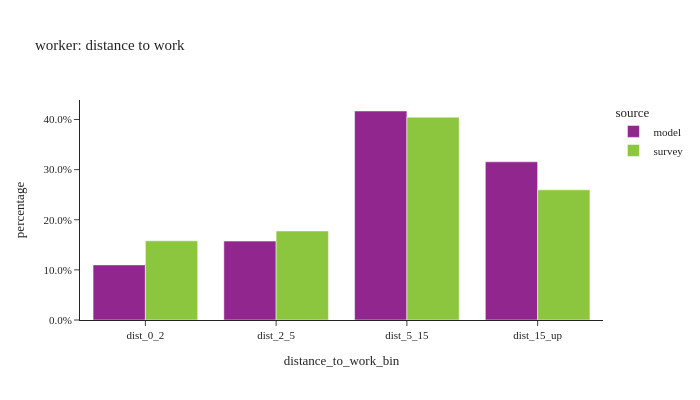
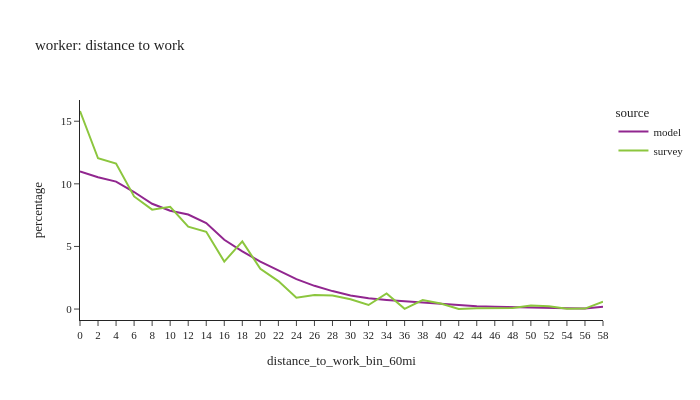

The code cell stored with these charts, in order, in its notebook:
### Code cell
# plot1
util.plot_share_barchart(per_data, 'person_weight', 'distance_to_work_bin', title="worker: distance to work")

# plot2
df_plot = per_data.groupby(['source','distance_to_work_bin_60mi'], observed=True)['person_weight'].sum().reset_index()
df_plot['percentage'] = df_plot.groupby(['source'], group_keys=False)['person_weight'].\
            apply(lambda x: 100 * x / float(x.sum()))
# df_plot
#
fig2 = px.line(df_plot, x='distance_to_work_bin_60mi', y="percentage", color="source",
                title="worker: distance to work")
fig2.for_each_annotation(lambda a: a.update(text = a.text.split("=")[-1]))
fig2.update_layout(height=400, width=700, font=dict(size=11))
fig2.show()

### Figure 1 — Plotly figure (JSON) as saved in the notebook; plotly's stock layout.template omitted (floating-point values rounded to 4 significant figures)
{"data": [{"alignmentgroup": "True", "customdata": [[217400.0, 217400.0], [311200.0, 311200.0], [824500.0, 824500.0], [624000.0, 624000.0]], "hovertemplate": "source=model<br>distance_to_work_bin=%{x}<br>percentage=%{y}<br>weighted_sum=%{customdata[0]}<br>sample_size=%{customdata[1]}<extra></extra>", "legendgroup": "model", "marker": {"color": "#91268F", "pattern": {"shape": ""}}, "name": "model", "offsetgroup": "model", "orientation": "v", "showlegend": true, "textposition": "auto", "type": "bar", "x": ["dist_0_2", "dist_2_5", "dist_5_15", "dist_15_up"], "xaxis": "x", "y": [0.11, 0.1574, 0.417, 0.3156], "yaxis": "y"}, {"alignmentgroup": "True", "customdata": [[285100.0, 664.0], [320500.0, 623.0], [730500.0, 1068.0], [468800.0, 589.0]], "hovertemplate": "source=survey<br>distance_to_work_bin=%{x}<br>percentage=%{y}<br>weighted_sum=%{customdata[0]}<br>sample_size=%{customdata[1]}<extra></extra>", "legendgroup": "survey", "marker": {"color": "#8CC63E", "pattern": {"shape": ""}}, "name": "survey", "offsetgroup": "survey", "orientation": "v", "showlegend": true, "textposition": "auto", "type": "bar", "x": ["dist_0_2", "dist_2_5", "dist_5_15", "dist_15_up"], "xaxis": "x", "y": [0.158, 0.1776, 0.4047, 0.2597], "yaxis": "y"}], "layout": {"barmode": "group", "height": 400, "legend": {"title": {"text": "source"}, "tracegroupgap": 0}, "title": {"text": "worker: distance to work"}, "width": 700, "xaxis": {"anchor": "y", "domain": [0.0, 1.0], "title": {"text": "distance_to_work_bin"}}, "yaxis": {"anchor": "x", "domain": [0.0, 1.0], "tickformat": ".1%", "title": {"text": "percentage"}}}}

### Figure 2 — Plotly figure (JSON) as saved in the notebook; plotly's stock layout.template omitted (floating-point values rounded to 4 significant figures)
{"data": [{"hovertemplate": "source=model<br>distance_to_work_bin_60mi=%{x}<br>percentage=%{y}<extra></extra>", "legendgroup": "model", "line": {"color": "#91268F", "dash": "solid"}, "marker": {"symbol": "circle"}, "mode": "lines", "name": "model", "orientation": "v", "showlegend": true, "type": "scatter", "x": ["0", "2", "4", "6", "8", "10", "12", "14", "16", "18", "20", "22", "24", "26", "28", "30", "32", "34", "36", "38", "40", "42", "44", "46", "48", "50", "52", "54", "56", "58"], "xaxis": "x", "y": [11.0, 10.53, 10.17, 9.347, 8.409, 7.856, 7.552, 6.865, 5.531, 4.614, 3.786, 3.058, 2.392, 1.855, 1.434, 1.087, 0.8609, 0.733, 0.6324, 0.5321, 0.4079, 0.3243, 0.226, 0.1801, 0.1389, 0.1003, 0.08937, 0.06095, 0.04694, 0.1791], "yaxis": "y"}, {"hovertemplate": "source=survey<br>distance_to_work_bin_60mi=%{x}<br>percentage=%{y}<extra></extra>", "legendgroup": "survey", "line": {"color": "#8CC63E", "dash": "solid"}, "marker": {"symbol": "circle"}, "mode": "lines", "name": "survey", "orientation": "v", "showlegend": true, "type": "scatter", "x": ["0", "2", "4", "6", "8", "10", "12", "14", "16", "18", "20", "22", "24", "26", "28", "30", "32", "34", "36", "38", "40", "42", "44", "46", "48", "50", "52", "54", "56", "58"], "xaxis": "x", "y": [15.82, 12.04, 11.61, 8.994, 7.937, 8.171, 6.574, 6.166, 3.787, 5.405, 3.215, 2.237, 0.9039, 1.124, 1.077, 0.7846, 0.3229, 1.243, 0.02088, 0.716, 0.4383, 0.004462, 0.06698, 0.08455, 0.09411, 0.2838, 0.2177, 0.03181, 0.03972, 0.588], "yaxis": "y"}], "layout": {"font": {"size": 11}, "height": 400, "legend": {"title": {"text": "source"}, "tracegroupgap": 0}, "title": {"text": "worker: distance to work"}, "width": 700, "xaxis": {"anchor": "y", "domain": [0.0, 1.0], "title": {"text": "distance_to_work_bin_60mi"}}, "yaxis": {"anchor": "x", "domain": [0.0, 1.0], "title": {"text": "percentage"}}}}
